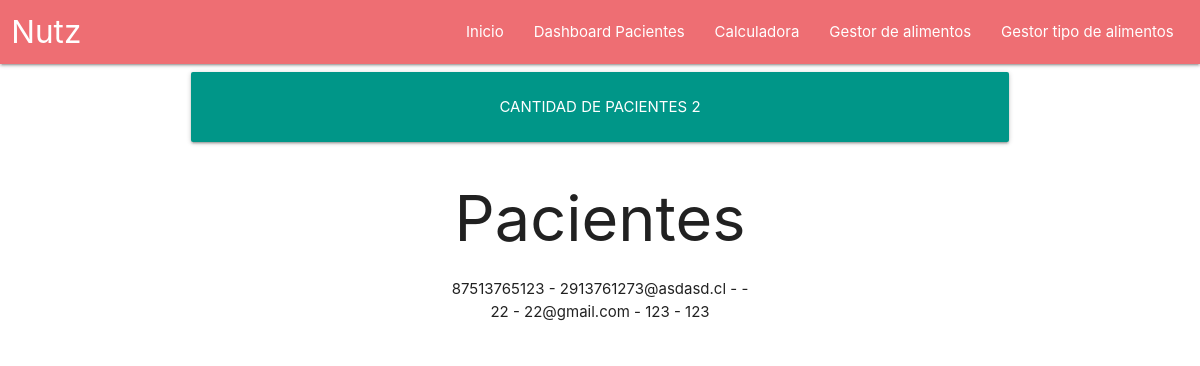
The app's page /nutricionista/dashboard/, older data.
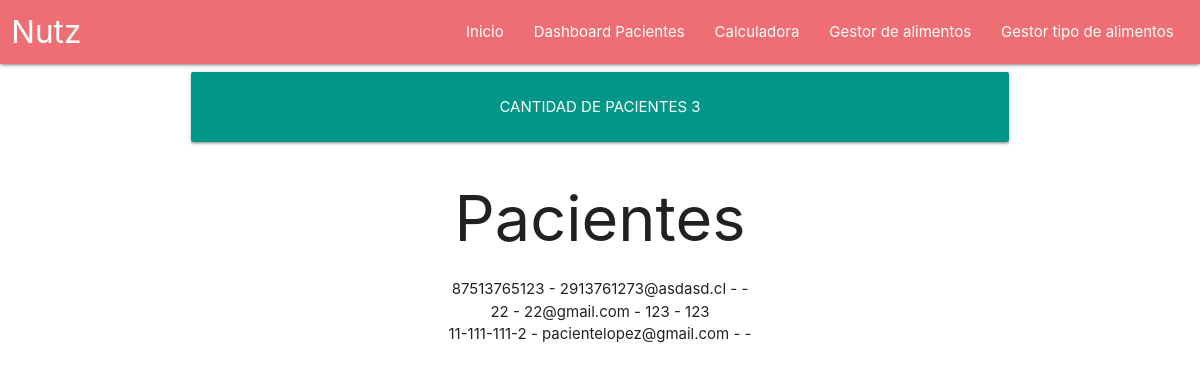
The same page, newer data.
### paciente/models.py (models this page shows)
class Paciente(models.Model):
    user = models.OneToOneField(User, on_delete=models.CASCADE, null=True, blank=True, related_name='paciente') #REF: user.paciente -> Llama al único paciente del usuario
    nutricionista = models.ForeignKey(Nutricionista, on_delete=models.CASCADE, null=True, blank=True, related_name='pacientes') #REF: user.pacientes -> Llama a todos los pacientes del nutricionista
    ocupacion = models.CharField(max_length=255)
    nacionalidad = models.CharField(max_length=100)
    observacion = models.TextField(max_length=5000)
    ultima_atencion = models.DateTimeField(null=True, blank=True)
    peso = models.IntegerField(default=0)
    glicemia_mgdl = models.FloatField(null=True, blank=True)
    def __str__(self):
        return self.user.rut + " - " +self.user.email

### cuentas/models.py (models this page shows, shortened)
class User(AbstractBaseUser):
    rut = models.CharField(max_length=12)
    email = models.EmailField(
        verbose_name = 'correo electrónico',
        max_length=100,
        unique=True
    )
    nombres = models.CharField(max_length=255)
    apellidos = models.CharField(max_length=255)
    date = models.DateField(null=True, blank=True)
    nacimiento = models.DateField(null=True, blank=True)
    M = 'M'
    F = 'F'
    GENEROS = (
        (M, 'Masculino'),
        (F, 'Femenino')
    )
    genero = models.CharField(max_length=2, choices=GENEROS, default=F)
    active = models.BooleanField(default=True)
    admin = models.BooleanField(default=False)
    staff = models.BooleanField(default=False)
    es_nutri = models.BooleanField(default=False)
    es_paciente = models.BooleanField(default=False)
    USERNAME_FIELD = ('email')
    REQUIRED_FIELDS = ['rut','es_paciente','es_nutri'] #'rut','nombres','apellidos','nacimiento'
    objects = UserManager()

### nutricionista/views.py (the view)
class PacienteListView(ListView):
    model = Paciente
    template_name = 'nutricionista/dashboard.html'
    def get_context_data(self, **kwargs):
        context = super().get_context_data(**kwargs)
        return context

### nutricionista/templates/nutricionista/dashboard.html
{% extends "nutricionista/base_nutricionista.html" %}
{% block contenido %}
<div class="container">
    <div class="row">
        <div class="col s12 center-align">
            <div class="card-panel teal">
                <span class="white-text">CANTIDAD DE PACIENTES {{object_list|length}}</span>
            </div>
            <center>
            <h1>Pacientes</h1>
            <ul>
            {% for paciente in object_list %}
                <li>{{paciente}} - {{paciente.nacionalidad}} - {{paciente.observacion}}</li>
            {% empty %}
                <li>No hay pacientes para este nutricionista</li>
            {% endfor %}
            </ul>
            </center>
        </div>
    </div>
</div>
{% endblock contenido %}

### nutricionista/templates/nutricionista/base_nutricionista.html (shortened to what this page needs)
{% extends "base.html" %}
{% block header %}
<nav>
    <div class="nav-wrapper">
        <div class="row">
            <div class="col s12">
                <a href="#!" class="brand-logo">Nutz</a>
                <ul class="right hide-on-med-and-down">
                    <li><a href="{% url 'nutricionista-index' %}">Inicio</a></li>
                    <li><a href="{% url 'nutricionista-dashboard' %}">Dashboard Pacientes</a></li>
                    <li><a href="{% url 'nutricionista-calculadora' %}">Calculadora</a></li>
                    <li><a href="{% url 'alimentos' %}">Gestor de alimentos</a></li>
                    <li><a href="{% url 'tipo-alimento' %}">Gestor tipo de alimentos</a></li>
                </ul>
            </div>
        </div>
    </div>
</nav>
{% endblock header %}
{% block main %}
    {% block contenido %}
    {% endblock contenido %}
{% endblock main %}

### templates/base.html (shortened to what this page needs)
<!DOCTYPE html>
{% load static %}
<html lang="en">
  <head>
      <link rel="stylesheet" href="{% static 'css/materialize.min.css' %}">
  </head>
  <body>
    <header>
        {% block header %}
        {% endblock header %}
    </header>
      <main>
      {% block main %}{% endblock main %}
    </main>
  </body>
</html>

### templates/base.html (style rules this page uses)
body { display: flex; min-height: 100vh; flex-direction: column; }
main { flex: 1 0 auto; }

Row changes from the older to the newer data that the page shows:
added Paciente: user.email "11-111-111-2 - pacientelopez@gmail.com"
Text that changed along with them:
{{ object_list|length }}: "2" → "3"
